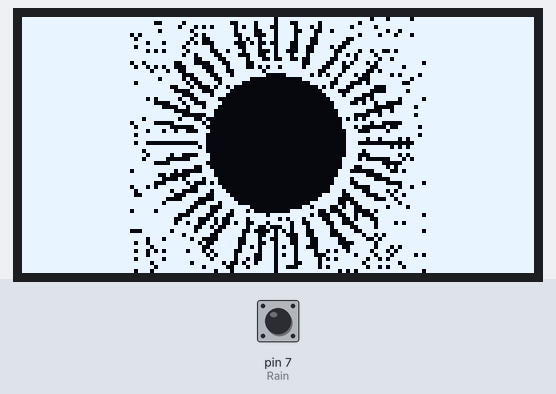
Bench run of a sketch on a simulated Arduino Uno, built with avr-gcc and run on an emulated ATmega328P. Shown: 128×64 one-colour display. Inputs (shaded band) come from the test bench; at power-on: pin 7 (Rain) HIGH.

Above: at 1.2 s.
1.3 s: pin 7 (Rain) pulled LOW for 0.15 s
At 1.48 s:
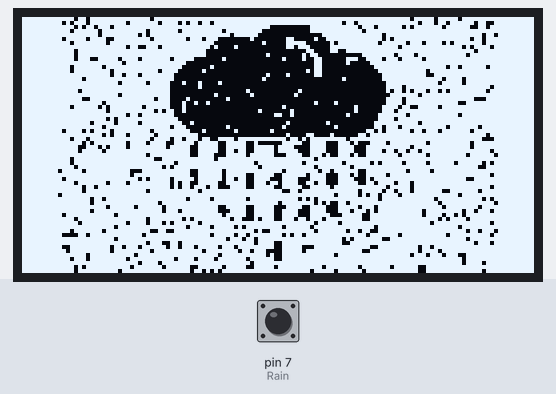
3.0 s: pin 7 (Rain) pulled LOW for 3.2 s
Timing chart, 0 to 6.0 s (numbered marks = the images above; inputs shaded):
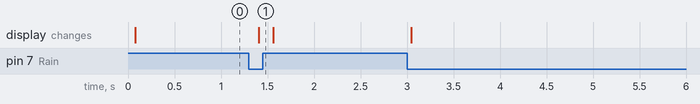

Measured:
- after the input at 1.3 s, the display: changes after 0.11 s (image 1)

The sketch:

Rain_Detector_Using_OLED_Display.ino
```cpp
#include <SPI.h>
#include <Wire.h>
#include <Adafruit_GFX.h>
#include <Adafruit_SSD1306.h>

#define SCREEN_WIDTH 128 // OLED display width, in pixels
#define SCREEN_HEIGHT 64 // OLED display height, in pixels

// Declaration for SSD1306 display connected using I2C
#define OLED_RESET     -1 // Reset pin # (or -1 if sharing Arduino reset pin)
#define SCREEN_ADDRESS 0x3C
Adafruit_SSD1306 display(SCREEN_WIDTH, SCREEN_HEIGHT, &Wire, OLED_RESET);

#define Rain 7

int Rain_Value;

const uint8_t cloud_bitmap_128x64[] PROGMEM = {
  0xFF, 0xFB, 0x7F, 0xFF, 0x7F, 0xFF, 0xFF, 0xFF, 0xFF, 0xFF, 0xFF, 0xFF, 0xBE, 0xFB, 0xFF, 0xFF,
  0xFF, 0xD7, 0x7F, 0xDF, 0xDE, 0xB6, 0xFF, 0xFF, 0xFF, 0xFF, 0x6F, 0xFF, 0xEE, 0xDF, 0xB3, 0xFF,
  0xFF, 0xFA, 0xDD, 0xFF, 0xFF, 0xFF, 0xFF, 0xFC, 0x00, 0xFF, 0xF7, 0x7E, 0xBF, 0xBF, 0x37, 0xFF,
  0xFF, 0xF7, 0xEF, 0xFE, 0xFE, 0xFF, 0xDF, 0xF0, 0x00, 0xFF, 0xFB, 0xFF, 0xFF, 0xFF, 0xFF, 0xFF,
  0xFF, 0xFF, 0xEF, 0xFA, 0xFF, 0xFF, 0xF7, 0xE0, 0x00, 0x1F, 0xFF, 0xDF, 0xFF, 0xFF, 0xED, 0xFF,
  0xFF, 0xDF, 0x79, 0xFF, 0x7F, 0xBB, 0x80, 0x40, 0x30, 0x4F, 0xFF, 0xD7, 0xFF, 0xFF, 0x6F, 0xFF,
  0xFF, 0xF7, 0xFB, 0xFF, 0xFF, 0xFF, 0x00, 0x08, 0x3E, 0x05, 0xFF, 0xBF, 0x77, 0xAF, 0xEF, 0xFF,
  0xFF, 0xFF, 0xFF, 0xD9, 0xDF, 0xFE, 0x84, 0x00, 0x37, 0x07, 0xFF, 0xFD, 0xFF, 0xFD, 0x7B, 0xFF,
  0xFF, 0xFB, 0xFF, 0xFF, 0xFF, 0xFC, 0x00, 0x00, 0x01, 0x86, 0x7F, 0xFF, 0xFF, 0xFF, 0xBF, 0xFF,
  0xFF, 0xFB, 0xFF, 0xFF, 0xFF, 0xFC, 0x00, 0x04, 0x02, 0xC0, 0x07, 0xFB, 0xDF, 0xFE, 0xFF, 0xFF,
  0xFF, 0xFB, 0x9F, 0x7B, 0xFB, 0xE0, 0x20, 0x00, 0x42, 0x60, 0x73, 0xDD, 0xF7, 0xFF, 0xFF, 0xFF,
  0xFF, 0xFF, 0xFF, 0xBF, 0xFF, 0x80, 0x00, 0x00, 0x00, 0x60, 0x41, 0xFF, 0xFF, 0xFF, 0xFF, 0xFF,
  0xFF, 0xF7, 0xF7, 0xFF, 0xFF, 0x01, 0x00, 0x00, 0x00, 0x60, 0x00, 0xFF, 0xFF, 0xDB, 0xF7, 0xFF,
  0xFF, 0xF7, 0xFD, 0xFF, 0xDE, 0x04, 0x00, 0x00, 0x01, 0x60, 0x00, 0x7F, 0xFB, 0xFF, 0xFF, 0xFF,
  0xFF, 0xFF, 0xFD, 0xBB, 0xFC, 0x00, 0x00, 0x04, 0x20, 0x60, 0x00, 0x3F, 0xF9, 0xFF, 0xFF, 0xFF,
  0xFF, 0xFE, 0xFF, 0xFF, 0xFC, 0x00, 0x00, 0x08, 0x00, 0x00, 0x80, 0x3F, 0xFF, 0xBD, 0xFF, 0xFF,
  0xFF, 0xFF, 0xFF, 0x7E, 0xF8, 0x88, 0x40, 0x00, 0x00, 0x00, 0x00, 0x1F, 0xFF, 0x7D, 0xFF, 0xFF,
  0xFF, 0xFF, 0xFF, 0xFF, 0xF8, 0x08, 0x00, 0x00, 0x00, 0x00, 0x00, 0x1E, 0xFF, 0xFF, 0xFB, 0xFF,
  0xFF, 0xFD, 0xFF, 0xFF, 0xF8, 0x00, 0x00, 0x80, 0x04, 0x00, 0x00, 0x16, 0xBB, 0x5F, 0xF7, 0xFF,
  0xFF, 0xFF, 0xFF, 0x7F, 0xF8, 0x00, 0x80, 0x40, 0x08, 0x00, 0x00, 0x0F, 0xEF, 0xFF, 0xFF, 0xFF,
  0xFF, 0xFE, 0x7F, 0xFF, 0xB8, 0x40, 0x10, 0x00, 0x00, 0x00, 0x00, 0x1E, 0xFF, 0xFF, 0x8F, 0xFF,
  0xFF, 0xFF, 0xF7, 0xFF, 0xF8, 0x92, 0x00, 0x00, 0x00, 0x42, 0x00, 0x1E, 0xFF, 0xF9, 0xFF, 0xFF,
  0xFF, 0xF7, 0xEB, 0xFD, 0xF8, 0x80, 0x00, 0x00, 0x40, 0x00, 0x10, 0x3D, 0x9F, 0x7F, 0xFF, 0xFF,
  0xFF, 0xFF, 0xFB, 0xFF, 0xAC, 0x80, 0x00, 0x10, 0x10, 0x00, 0x10, 0x3B, 0xFF, 0xFF, 0xFF, 0xFF,
  0xFF, 0xFF, 0xFF, 0xDB, 0xFC, 0x00, 0x00, 0x01, 0x90, 0x00, 0x40, 0x7F, 0x7F, 0xFB, 0xFF, 0xFF,
  0xFF, 0xFF, 0xFA, 0xFF, 0xFE, 0x00, 0x00, 0x00, 0x00, 0x00, 0x00, 0x7B, 0xFF, 0xFF, 0xFF, 0xFF,
  0xFF, 0xFF, 0xBE, 0xFB, 0xFF, 0x20, 0x00, 0x00, 0x20, 0x08, 0x00, 0xFF, 0xEF, 0xFF, 0xFF, 0xFF,
  0xFF, 0xFF, 0xF7, 0xFF, 0xFB, 0x80, 0x10, 0x00, 0x40, 0x02, 0x00, 0xDD, 0xFF, 0xDF, 0xDF, 0xFF,
  0xFF, 0xDE, 0xBD, 0xFF, 0x7F, 0xC4, 0x04, 0x02, 0x00, 0x00, 0x03, 0x5F, 0xB7, 0x7F, 0x7F, 0xFF,
  0xFF, 0xFF, 0xF5, 0xDF, 0xBF, 0xF0, 0x00, 0x00, 0x21, 0x84, 0x0D, 0xFF, 0xFF, 0xFF, 0xF7, 0xFF,
  0xFF, 0xF7, 0x7F, 0xFF, 0x7B, 0x76, 0x7B, 0xFF, 0xDA, 0xFF, 0xBF, 0xFF, 0xFF, 0xFF, 0xE3, 0xFF,
  0xFF, 0xFE, 0xBF, 0xDE, 0xF3, 0xEF, 0x9F, 0x20, 0x7C, 0xF1, 0xD1, 0xEF, 0xFB, 0xFF, 0x7F, 0xFF,
  0xFF, 0xFC, 0xEB, 0xDF, 0xF7, 0xCF, 0x9F, 0x3E, 0xF0, 0xF1, 0xE3, 0xFF, 0xBF, 0xFF, 0x7F, 0xFF,
  0xFF, 0xFD, 0xF7, 0xFF, 0xFF, 0xCF, 0x9B, 0x3E, 0xF8, 0xF1, 0xE3, 0xDB, 0x6F, 0xFF, 0xFB, 0xFF,
  0xFF, 0xFF, 0xFF, 0xFE, 0xFF, 0xCF, 0x1F, 0x7E, 0x3C, 0xE9, 0xD3, 0xFD, 0xFB, 0xFE, 0xFD, 0xFF,
  0xFF, 0xF7, 0xFF, 0xFF, 0x9F, 0xFF, 0x7F, 0xFF, 0xFF, 0xBF, 0xFF, 0xFF, 0xFF, 0xFF, 0xFF, 0xFF,
  0xFF, 0xF7, 0xFF, 0xFF, 0xFD, 0xFF, 0xFF, 0xDF, 0xFD, 0xFF, 0x7E, 0xBE, 0xFB, 0xF7, 0xEB, 0xFF,
  0xFF, 0xFB, 0xFF, 0xFF, 0xEB, 0xFF, 0xFF, 0xEF, 0xFF, 0xBF, 0xDF, 0xFF, 0xFF, 0xFF, 0xCF, 0xFF,
  0xFF, 0xBE, 0xFF, 0xE3, 0xFF, 0xCF, 0xDF, 0xFF, 0xBF, 0xDB, 0xF3, 0xFF, 0x7D, 0xFF, 0xFF, 0xFF,
  0xFF, 0xFF, 0xFF, 0xEF, 0xFF, 0xCF, 0xDF, 0x3E, 0x7E, 0xF1, 0xD3, 0xEF, 0xFF, 0xFF, 0xFB, 0xFF,
  0xFF, 0xDF, 0xFF, 0xFA, 0xFB, 0xEF, 0xDB, 0x3C, 0x78, 0xF1, 0xE2, 0xFF, 0xFF, 0xFE, 0x7F, 0xFF,
  0xFF, 0xFB, 0xFB, 0xDF, 0xFA, 0xCF, 0x9F, 0x3B, 0x79, 0xB1, 0xF3, 0x7B, 0xBF, 0xFF, 0xFF, 0xFF,
  0xFF, 0xFE, 0xDF, 0xFF, 0xFA, 0xDD, 0x8F, 0x3E, 0x7C, 0xFB, 0xFF, 0xEF, 0xBF, 0xFF, 0xFB, 0xFF,
  0xFF, 0xFE, 0xFF, 0xFE, 0xFF, 0xF7, 0xFF, 0xFF, 0x9B, 0xFF, 0xF7, 0xDB, 0xBF, 0x9F, 0xDF, 0xFF,
  0xFF, 0xBF, 0xFF, 0xFF, 0xFF, 0xFF, 0xFF, 0xFF, 0xFF, 0xFD, 0xF5, 0xBD, 0xFF, 0xFB, 0xFF, 0xFF,
  0xFF, 0xFF, 0xB7, 0xFF, 0xFF, 0xBE, 0xFF, 0x7F, 0xFA, 0xBF, 0xFF, 0xBF, 0xFE, 0xFF, 0xEB, 0xFF,
  0xFF, 0xFF, 0xBF, 0xFF, 0xDF, 0xFF, 0xFF, 0xFF, 0x7F, 0xA9, 0xBF, 0xFF, 0xFF, 0x7F, 0xFD, 0xFF,
  0xFF, 0xFF, 0xFB, 0xF7, 0xEF, 0xFF, 0x9F, 0x3E, 0x3C, 0xF1, 0xF7, 0x7F, 0xFF, 0xBF, 0xDF, 0xFF,
  0xFF, 0xFF, 0xBF, 0xFF, 0xEE, 0xFF, 0x8F, 0x3E, 0x78, 0xF1, 0xDD, 0x7F, 0xF7, 0xFD, 0xBB, 0xFF,
  0xFF, 0xDF, 0xFE, 0xFF, 0xFF, 0xFF, 0xDF, 0x3E, 0x78, 0xF8, 0xF9, 0xFF, 0xF7, 0xB5, 0xFF, 0xFF,
  0xFF, 0xFB, 0xFF, 0xFE, 0xFF, 0x5F, 0xF6, 0x2E, 0x76, 0xEF, 0xF9, 0xFF, 0xFF, 0x5E, 0xFF, 0xFF,
  0xFF, 0xFD, 0xFF, 0xDE, 0xEB, 0xF7, 0xFF, 0xFF, 0xFF, 0xBE, 0xFF, 0xFF, 0xFD, 0xFF, 0xFB, 0xFF,
  0xFF, 0xFF, 0xFE, 0xFF, 0xFF, 0xBE, 0xFA, 0xFF, 0xBF, 0x7F, 0xFF, 0x7F, 0xFF, 0xFB, 0xFF, 0xFF,
  0xFF, 0xF7, 0xF7, 0xFF, 0x33, 0xFF, 0xFF, 0xD3, 0xFF, 0xBF, 0xB6, 0x7F, 0xFF, 0xFE, 0xDD, 0xFF,
  0xFF, 0xC3, 0x7F, 0xFD, 0xFF, 0xFE, 0xFB, 0x7F, 0xAD, 0xFF, 0xFD, 0xFD, 0xFF, 0xDF, 0xFB, 0xFF,
  0xFF, 0xFF, 0xFE, 0xFF, 0xFF, 0xFF, 0xEE, 0xDF, 0xFF, 0xFF, 0x5F, 0xCF, 0xFF, 0xFE, 0xFF, 0xFF,
  0xFF, 0xFF, 0xFF, 0xFE, 0xE6, 0xFF, 0xFF, 0xDE, 0x7F, 0xFF, 0x3F, 0xFF, 0xFF, 0xFF, 0xBB, 0xFF,
  0xFF, 0xCF, 0xFD, 0xBB, 0xF6, 0xEF, 0xBB, 0xFE, 0x7C, 0x7F, 0xFE, 0x7F, 0xED, 0xFF, 0xFF, 0xFF,
  0xFF, 0xEF, 0xFD, 0xFF, 0x7F, 0xFB, 0xFD, 0xB8, 0x7D, 0xFF, 0xF9, 0xFF, 0xEF, 0x7F, 0xFF, 0xFF,
  0xFF, 0xFF, 0x7F, 0xF7, 0xFF, 0xFF, 0xBF, 0xFA, 0x7F, 0xFD, 0xFF, 0xFF, 0xBB, 0xB9, 0xFF, 0xFF,
  0xFF, 0xF7, 0x7F, 0xDF, 0xFD, 0xEF, 0x7F, 0x7E, 0x7F, 0xFF, 0xFF, 0xFF, 0xFF, 0xFD, 0xFF, 0xFF,
  0xFF, 0xFF, 0xFF, 0xFB, 0xDF, 0xFF, 0xFF, 0xBF, 0xFF, 0xFF, 0xFF, 0xFF, 0xFF, 0xFD, 0xEF, 0xFF,
  0xFF, 0xFA, 0xFF, 0xEF, 0xEF, 0xCF, 0xDF, 0x3E, 0xFF, 0xEF, 0xF7, 0xF7, 0xE7, 0xFF, 0xFF, 0xFF,
  0xFF, 0xFB, 0xFF, 0x7F, 0xFF, 0xDA, 0xBF, 0xFF, 0xFF, 0x7D, 0xFB, 0xFF, 0xE7, 0xFF, 0xEF, 0xFF
};

const uint8_t Sun_bitmap_128x64[] PROGMEM = {
  0xFF, 0xFF, 0xFF, 0xFF, 0xFF, 0xFF, 0xFF, 0xFE, 0xFF, 0xFF, 0xFE, 0xEF, 0xBF, 0xFF, 0xFF, 0xFF,
  0xFF, 0xFF, 0xFF, 0xFF, 0x9F, 0x7F, 0xF3, 0xDE, 0xE7, 0xDF, 0xF7, 0xFF, 0xFF, 0xFF, 0xFF, 0xFF,
  0xFF, 0xFF, 0xFF, 0xFF, 0xFE, 0xEA, 0xFA, 0xDC, 0xF7, 0x5F, 0xDF, 0x7F, 0xFF, 0xFF, 0xFF, 0xFF,
  0xFF, 0xFF, 0xFF, 0xFF, 0xDF, 0xDF, 0xFB, 0xCE, 0xF3, 0x9B, 0xFF, 0xED, 0xFF, 0xFF, 0xFF, 0xFF,
  0xFF, 0xFF, 0xFF, 0xEB, 0xFF, 0xEB, 0xF9, 0xC6, 0xF7, 0xBF, 0xF7, 0xBB, 0xBF, 0xFF, 0xFF, 0xFF,
  0xFF, 0xFF, 0xFF, 0xF7, 0xFF, 0xD9, 0xFD, 0x6E, 0xF7, 0x3F, 0x9F, 0xFF, 0xFF, 0xFF, 0xFF, 0xFF,
  0xFF, 0xFF, 0xFF, 0xFE, 0xEF, 0xA8, 0xF8, 0xA4, 0xE7, 0x3F, 0x3F, 0xFF, 0xFF, 0xFF, 0xFF, 0xFF,
  0xFF, 0xFF, 0xFF, 0xF7, 0xFF, 0x7E, 0xFC, 0xEE, 0xE6, 0x7A, 0x7F, 0xFF, 0xFF, 0xFF, 0xFF, 0xFF,
  0xFF, 0xFF, 0xFF, 0xFE, 0xAF, 0xBE, 0x6E, 0xE2, 0xC6, 0x7C, 0xF6, 0xCB, 0xFF, 0xFF, 0xFF, 0xFF,
  0xFF, 0xFF, 0xFF, 0xFF, 0xFF, 0x6F, 0x3C, 0x66, 0xEE, 0xFD, 0xAF, 0x7F, 0xFF, 0xFF, 0xFF, 0xFF,
  0xFF, 0xFF, 0xFF, 0xFF, 0xFF, 0xE7, 0x9F, 0x72, 0x64, 0xF9, 0xEF, 0xB7, 0xFF, 0xFF, 0xFF, 0xFF,
  0xFF, 0xFF, 0xFF, 0xED, 0xFC, 0xE1, 0xCF, 0x3F, 0xFC, 0xF3, 0x5D, 0x7F, 0xF7, 0xFF, 0xFF, 0xFF,
  0xFF, 0xFF, 0xFF, 0xF6, 0xAC, 0x78, 0xEF, 0x2B, 0x7D, 0xE7, 0x3E, 0x7E, 0xFF, 0xFF, 0xFF, 0xFF,
  0xFF, 0xFF, 0xFF, 0xFF, 0x76, 0x7C, 0xE7, 0xF7, 0xFF, 0xCF, 0x7C, 0xBF, 0xFF, 0xFF, 0xFF, 0xFF,
  0xFF, 0xFF, 0xFF, 0xFF, 0xFF, 0x1E, 0x77, 0xF8, 0x3F, 0x56, 0xE9, 0xF5, 0xEF, 0xFF, 0xFF, 0xFF,
  0xFF, 0xFF, 0xFF, 0xFF, 0xDF, 0x4F, 0x3F, 0x80, 0x03, 0xFD, 0xF1, 0xFF, 0xBF, 0xFF, 0xFF, 0xFF,
  0xFF, 0xFF, 0xFF, 0xF7, 0xFF, 0xA7, 0xBE, 0x00, 0x00, 0xF9, 0xC5, 0xFE, 0x7F, 0xFF, 0xFF, 0xFF,
  0xFF, 0xFF, 0xFF, 0xFF, 0xF9, 0xD1, 0x68, 0x00, 0x00, 0x2B, 0x9F, 0x1F, 0xFF, 0xFF, 0xFF, 0xFF,
  0xFF, 0xFF, 0xFF, 0xFF, 0xFC, 0x38, 0xF0, 0x00, 0x00, 0x1E, 0x3E, 0x1F, 0x7F, 0xFF, 0xFF, 0xFF,
  0xFF, 0xFF, 0xFF, 0xFF, 0xFF, 0x1E, 0xE0, 0x00, 0x00, 0x0F, 0x78, 0xFF, 0xFF, 0xFF, 0xFF, 0xFF,
  0xFF, 0xFF, 0xFF, 0xFE, 0xBE, 0xCF, 0x80, 0x00, 0x00, 0x07, 0xE2, 0xFD, 0xF7, 0xFF, 0xFF, 0xFF,
  0xFF, 0xFF, 0xFF, 0xFF, 0x87, 0x63, 0xC0, 0x00, 0x00, 0x03, 0xCB, 0x61, 0xFF, 0xFF, 0xFF, 0xFF,
  0xFF, 0xFF, 0xFF, 0xFF, 0xE1, 0xBB, 0x80, 0x00, 0x00, 0x03, 0xFF, 0x07, 0xDF, 0xFF, 0xFF, 0xFF,
  0xFF, 0xFF, 0xFF, 0xFF, 0xFC, 0x3F, 0x00, 0x00, 0x00, 0x01, 0xFC, 0x37, 0xFF, 0xFF, 0xFF, 0xFF,
  0xFF, 0xFF, 0xFF, 0xFF, 0xFF, 0x03, 0x00, 0x00, 0x00, 0x01, 0xE1, 0xBF, 0xDF, 0xFF, 0xFF, 0xFF,
  0xFF, 0xFF, 0xFF, 0xFD, 0xFE, 0xE4, 0x00, 0x00, 0x00, 0x00, 0xAB, 0xFF, 0xFF, 0xFF, 0xFF, 0xFF,
  0xFF, 0xFF, 0xFF, 0xEF, 0x83, 0xFA, 0x00, 0x00, 0x00, 0x00, 0xFE, 0xC1, 0xFF, 0xFF, 0xFF, 0xFF,
  0xFF, 0xFF, 0xFF, 0xF7, 0xF8, 0x1C, 0x00, 0x00, 0x00, 0x00, 0xE8, 0x13, 0xEF, 0xFF, 0xFF, 0xFF,
  0xFF, 0xFF, 0xFF, 0xFE, 0xED, 0x8E, 0x00, 0x00, 0x00, 0x00, 0x71, 0xEF, 0xFF, 0xFF, 0xFF, 0xFF,
  0xFF, 0xFF, 0xFF, 0xF7, 0xFF, 0xFC, 0x00, 0x00, 0x00, 0x00, 0x7F, 0xFF, 0xEF, 0xFF, 0xFF, 0xFF,
  0xFF, 0xFF, 0xFF, 0xFF, 0xFF, 0xFC, 0x00, 0x00, 0x00, 0x00, 0x7D, 0xBD, 0x7F, 0xFF, 0xFF, 0xFF,
  0xFF, 0xFF, 0xFF, 0xF6, 0x00, 0x0C, 0x00, 0x00, 0x00, 0x00, 0x70, 0x00, 0x3F, 0xFF, 0xFF, 0xFF,
  0xFF, 0xFF, 0xFF, 0xFF, 0xFF, 0xF4, 0x00, 0x00, 0x00, 0x00, 0x7F, 0xF5, 0x7F, 0xFF, 0xFF, 0xFF,
  0xFF, 0xFF, 0xFF, 0xFD, 0xFF, 0xFC, 0x00, 0x00, 0x00, 0x00, 0x7B, 0xFF, 0xFF, 0xFF, 0xFF, 0xFF,
  0xFF, 0xFF, 0xFF, 0xFE, 0xFB, 0x0E, 0x00, 0x00, 0x00, 0x00, 0x71, 0xFD, 0x7F, 0xFF, 0xFF, 0xFF,
  0xFF, 0xFF, 0xFF, 0xFD, 0xF0, 0x3E, 0x00, 0x00, 0x00, 0x00, 0xF4, 0x0E, 0xBF, 0xFF, 0xFF, 0xFF,
  0xFF, 0xFF, 0xFF, 0xFF, 0x87, 0xFC, 0x00, 0x00, 0x00, 0x00, 0xFF, 0xC1, 0xFF, 0xFF, 0xFF, 0xFF,
  0xFF, 0xFF, 0xFF, 0xFF, 0xFF, 0xE6, 0x00, 0x00, 0x00, 0x00, 0xE7, 0xEB, 0xFF, 0xFF, 0xFF, 0xFF,
  0xFF, 0xFF, 0xFF, 0xEF, 0xFD, 0x07, 0x00, 0x00, 0x00, 0x01, 0xC0, 0xF2, 0xFF, 0xFF, 0xFF, 0xFF,
  0xFF, 0xFF, 0xFF, 0xFF, 0xC8, 0x3F, 0x00, 0x00, 0x00, 0x01, 0xFC, 0x3F, 0xFF, 0xFF, 0xFF, 0xFF,
  0xFF, 0xFF, 0xFF, 0xFF, 0xE1, 0x7B, 0x80, 0x00, 0x00, 0x03, 0xDF, 0x0F, 0xFF, 0xFF, 0xFF, 0xFF,
  0xFF, 0xFF, 0xFF, 0xFF, 0x8F, 0xA2, 0x80, 0x00, 0x00, 0x03, 0xCF, 0xE1, 0xF7, 0xFF, 0xFF, 0xFF,
  0xFF, 0xFF, 0xFF, 0xEE, 0xBF, 0xCF, 0xC0, 0x00, 0x00, 0x07, 0xE1, 0xFD, 0xBF, 0xFF, 0xFF, 0xFF,
  0xFF, 0xFF, 0xFF, 0xF7, 0xFB, 0x0E, 0xE0, 0x00, 0x00, 0x07, 0x79, 0xEB, 0xFF, 0xFF, 0xFF, 0xFF,
  0xFF, 0xFF, 0xFF, 0xF3, 0xFC, 0x7C, 0xF0, 0x00, 0x00, 0x1F, 0x3C, 0x76, 0xFF, 0xFF, 0xFF, 0xFF,
  0xFF, 0xFF, 0xFF, 0xFF, 0xF0, 0xF0, 0xF8, 0x00, 0x00, 0x3E, 0x1F, 0x1B, 0xFF, 0xFF, 0xFF, 0xFF,
  0xFF, 0xFF, 0xFF, 0xFF, 0xEF, 0xE3, 0xBC, 0x00, 0x00, 0xFE, 0x4F, 0xFD, 0xFF, 0xFF, 0xFF, 0xFF,
  0xFF, 0xFF, 0xFF, 0xFF, 0xFF, 0xCE, 0x3F, 0x80, 0x03, 0x79, 0x67, 0xEF, 0x7F, 0xFF, 0xFF, 0xFF,
  0xFF, 0xFF, 0xFF, 0xEF, 0xBF, 0x9E, 0x77, 0x40, 0x1F, 0xC8, 0xE1, 0x7F, 0xFF, 0xFF, 0xFF, 0xFF,
  0xFF, 0xFF, 0xFF, 0xFF, 0xFE, 0x3C, 0xE7, 0xFB, 0xFF, 0x46, 0x68, 0xFF, 0xF7, 0xFF, 0xFF, 0xFF,
  0xFF, 0xFF, 0xFF, 0xFF, 0xFC, 0xF1, 0x4F, 0x7F, 0x5D, 0xE7, 0x2E, 0x7F, 0xFF, 0xFF, 0xFF, 0xFF,
  0xFF, 0xFF, 0xFF, 0xFF, 0xFD, 0xB3, 0x4B, 0x3B, 0xEC, 0xF3, 0x1F, 0x7A, 0xFF, 0xFF, 0xFF, 0xFF,
  0xFF, 0xFF, 0xFF, 0xFF, 0xFF, 0xE6, 0x9F, 0x64, 0x6E, 0xFB, 0xCF, 0x7F, 0xFF, 0xFF, 0xFF, 0xFF,
  0xFF, 0xFF, 0xFF, 0xE3, 0xFB, 0xEF, 0x3E, 0x42, 0xAE, 0x79, 0xE7, 0xFF, 0xF7, 0xFF, 0xFF, 0xFF,
  0xFF, 0xFF, 0xFF, 0xFF, 0xFF, 0x7E, 0x7E, 0xE6, 0xC6, 0x78, 0xFB, 0x5F, 0xFF, 0xFF, 0xFF, 0xFF,
  0xFF, 0xFF, 0xFF, 0xFE, 0xEF, 0xD8, 0x7C, 0xEC, 0xE7, 0x3E, 0x7C, 0xBF, 0xFF, 0xFF, 0xFF, 0xFF,
  0xFF, 0xFF, 0xFF, 0xF6, 0xFF, 0xF4, 0xFC, 0xE6, 0xE7, 0x3E, 0x1F, 0x7F, 0xFF, 0xFF, 0xFF, 0xFF,
  0xFF, 0xFF, 0xFF, 0xFF, 0x7F, 0xF9, 0xFD, 0xAE, 0xB6, 0x3F, 0x3F, 0x75, 0xFF, 0xFF, 0xFF, 0xFF,
  0xFF, 0xFF, 0xFF, 0xF6, 0xAF, 0xBA, 0xF9, 0xEE, 0xF7, 0xB5, 0xBE, 0xEB, 0xFF, 0xFF, 0xFF, 0xFF,
  0xFF, 0xFF, 0xFF, 0xFE, 0xFF, 0xFD, 0x7B, 0xCE, 0xB7, 0x8F, 0xEF, 0x77, 0xD7, 0xFF, 0xFF, 0xFF,
  0xFF, 0xFF, 0xFF, 0xF7, 0xEF, 0xFE, 0xFB, 0x4E, 0xF7, 0xD5, 0xFD, 0xAF, 0xFF, 0xFF, 0xFF, 0xFF,
  0xFF, 0xFF, 0xFF, 0xFF, 0x7F, 0xDF, 0xD2, 0xDE, 0xF3, 0xDF, 0xFB, 0xFD, 0xFF, 0xFF, 0xFF, 0xFF,
  0xFF, 0xFF, 0xFF, 0xFF, 0xBF, 0xFB, 0xE7, 0x7E, 0xC7, 0xD7, 0xFD, 0xAE, 0xFF, 0xFF, 0xFF, 0xFF,
  0xFF, 0xFF, 0xFF, 0xF7, 0x7F, 0xFF, 0x77, 0xFE, 0xFF, 0xFE, 0xAF, 0xFF, 0xF7, 0xFF, 0xFF, 0xFF
};


void setup()
{
  Serial.begin(9600);
  pinMode(Rain, INPUT_PULLUP);
}


void loop()
{
    if(!display.begin(SSD1306_SWITCHCAPVCC, SCREEN_ADDRESS))
      {
        Serial.println(F("SSD1306 allocation failed"));
        for(;;); // Don't proceed, loop forever
      }

  Rain_Value = digitalRead(Rain);

  if (Rain_Value == LOW)
  {
    display.clearDisplay();
    display.drawBitmap(0, 0,  cloud_bitmap_128x64, 128, 64, WHITE);
    display.display();
  }

  else if (Rain_Value == HIGH)
  {
    display.clearDisplay();
    display.drawBitmap(0, 0,  Sun_bitmap_128x64, 128, 64, WHITE);
    display.display();
  }
}
```
